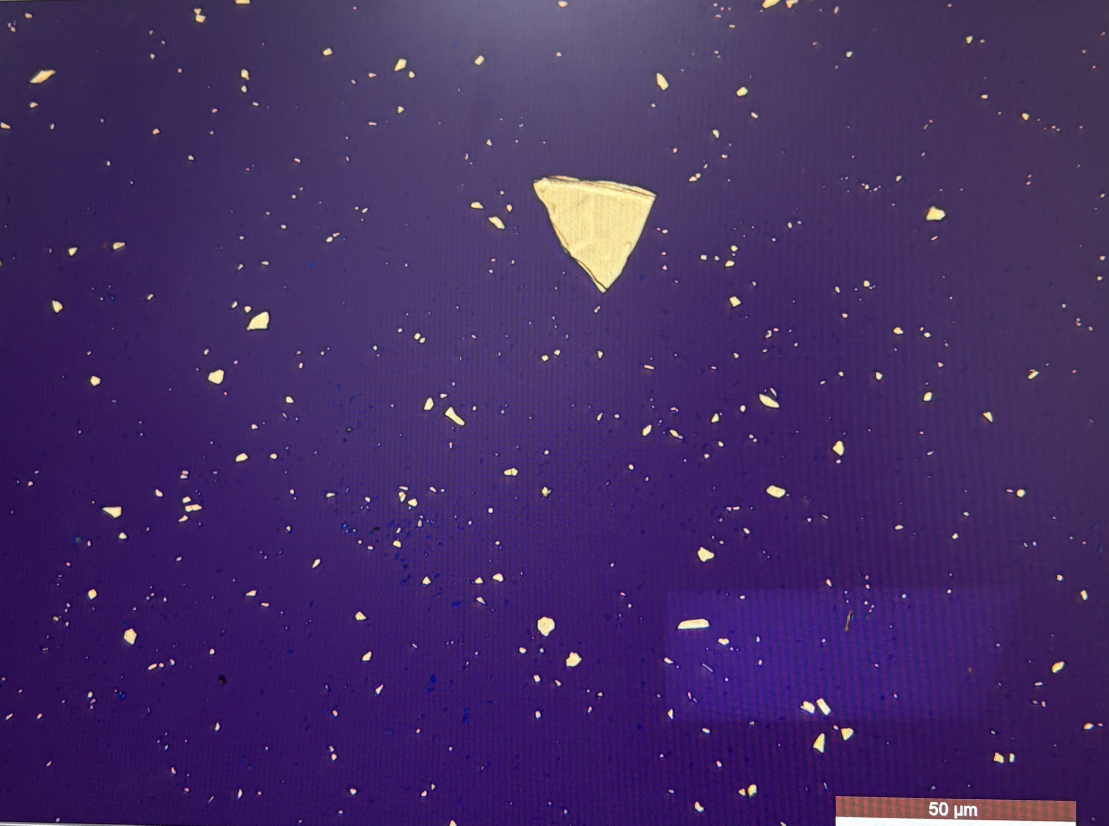
#> input picture IMG_0327.jpeg, 3327 x 2476 px (shown at 1/3 size)
$ python flake_analyzer.py IMG_0327.jpeg
#> lines starting #> are read from the running program, lines starting #| are printed output that depends on the picture; after the words box and inside, x2 and y2 are one past the last pixel; in counts of white or black regions, pixels touching at a corner belong together
#!/usr/bin/env python3
"""
FlakeLocator Pro - Automated Substrate Flake Coordinate & Sizing Engine

A command-line script leveraging OpenCV, NumPy, and Pandas to automate
the localization, oriented bounding, and physical dimension calculation
of 2D flakes from microscopic images, tailored for maskless photolithography.
"""

import os
import sys
import argparse
import cv2
import numpy as np
import pandas as pd


# Calibration state variables
origin_px = (0, 0)
origin_set = False
scale_ratio = 1.0 # px / um
scale_line_start = None
scale_line_end = None
drawing_scale = False
temp_img = None
calib_window_name = "Calibration: Double-Click Origin | Drag Scale Line | Enter to Finish"
pending_scale_dist_px = None  # Set by mouse callback; consumed by run_calibration loop

def calib_mouse_callback(event, x, y, flags, param):
    global origin_px, origin_set, scale_line_start, scale_line_end, drawing_scale, temp_img, pending_scale_dist_px

    img_disp = temp_img.copy()
    h, w = img_disp.shape[:2]

    # 1. Double Click sets Origin (0,0)
    if event == cv2.EVENT_LBUTTONDBLCLK:
        origin_px = (x, y)
        origin_set = True
        print(f"[Calibration] Origin (0,0) set at pixel coordinates: ({x}, {y})")

    # 2. Left click down starts Scale line
    elif event == cv2.EVENT_LBUTTONDOWN:
        scale_line_start = (x, y)
        drawing_scale = True

    # 3. Mouse move draws guidance line
    elif event == cv2.EVENT_MOUSEMOVE and drawing_scale:
        scale_line_end = (x, y)

    # 4. Left click up ends Scale line
    elif event == cv2.EVENT_LBUTTONUP and drawing_scale:
        scale_line_end = (x, y)
        drawing_scale = False
        dx = scale_line_end[0] - scale_line_start[0]
        dy = scale_line_end[1] - scale_line_start[1]
        dist_px = np.sqrt(dx**2 + dy**2)
        print(f"[Calibration] Drawn scale line length: {dist_px:.2f} pixels.")
        # Bug fix #3 & #4: guard against zero-length drag and move input() out of
        # the mouse callback to avoid blocking the OpenCV GUI event loop.
        if dist_px > 5:
            pending_scale_dist_px = dist_px
        else:
            print("[Calibration] Line too short — please drag a longer line to calibrate.")
            scale_line_start = None
            scale_line_end = None

    # Redraw guides
    if origin_set:
        cv2.circle(img_disp, origin_px, 15, (212, 182, 6), 3) # Cyan Circle (BGR)
        cv2.line(img_disp, (origin_px[0]-30, origin_px[1]), (origin_px[0]+30, origin_px[1]), (212, 182, 6), 1)
        cv2.line(img_disp, (origin_px[0], origin_px[1]-30), (origin_px[0], origin_px[1]+30), (212, 182, 6), 1)
        cv2.putText(img_disp, "ORIGIN (0,0)", (origin_px[0]+20, origin_px[1]-10),
                    cv2.FONT_HERSHEY_SIMPLEX, 0.7, (212, 182, 6), 2)

    if scale_line_start and scale_line_end:
        cv2.line(img_disp, scale_line_start, scale_line_end, (129, 185, 16), 3) # Green line
        cv2.circle(img_disp, scale_line_start, 4, (129, 185, 16), -1)
        cv2.circle(img_disp, scale_line_end, 4, (129, 185, 16), -1)
        dx = scale_line_end[0] - scale_line_start[0]
        dy = scale_line_end[1] - scale_line_start[1]
        dist_px = np.sqrt(dx**2 + dy**2)
        cv2.putText(img_disp, f"{dist_px:.1f} px", (scale_line_end[0]+10, scale_line_end[1]+10),
                    cv2.FONT_HERSHEY_SIMPLEX, 0.6, (129, 185, 16), 2)

    # Display UI guides text
    cv2.putText(img_disp, "Double-Click: Set Origin | Drag Line: Calibrate Scale", (20, 30),
                cv2.FONT_HERSHEY_SIMPLEX, 0.7, (255, 255, 255), 2)
    cv2.putText(img_disp, "Press [ENTER] or [q] in this window to complete calibration", (20, 60),
                cv2.FONT_HERSHEY_SIMPLEX, 0.6, (0, 165, 255), 2)

    cv2.imshow(calib_window_name, img_disp)

def run_calibration(img):
    global temp_img, origin_px, pending_scale_dist_px, scale_ratio, scale_line_start, scale_line_end
    temp_img = img.copy()

    # Preset default origin to image center
    h, w = img.shape[:2]
    origin_px = (w // 2, h // 2)

    cv2.namedWindow(calib_window_name, cv2.WINDOW_NORMAL)
    cv2.resizeWindow(calib_window_name, 1200, 800)
    cv2.setMouseCallback(calib_window_name, calib_mouse_callback)

    # Trigger mouse callback once to render default text
    calib_mouse_callback(cv2.EVENT_MOUSEMOVE, 0, 0, 0, None)

    while True:
        key = cv2.waitKey(20) & 0xFF
        if key == 13 or key == ord('q'): # Enter or Q
            break

        # Bug fix #4: handle scale input here (outside callback) so the GUI never freezes.
        if pending_scale_dist_px is not None:
            dist_px = pending_scale_dist_px
            pending_scale_dist_px = None
            val_str = input(f"Enter the real physical distance for these {dist_px:.1f} pixels in micrometers (µm): ")
            try:
                val_um = float(val_str)
                if val_um > 0:
                    scale_ratio = dist_px / val_um
                    print(f"[Calibration] Scale set: {scale_ratio:.4f} pixels/µm")
                else:
                    print("[Calibration] Distance must be positive. Drag the line again to retry.")
                    scale_line_start = None
                    scale_line_end = None
            except ValueError:
                print("[Calibration] Invalid entry. Drag the line again to retry.")
                scale_line_start = None
                scale_line_end = None
            # Refresh the calibration window display
            calib_mouse_callback(cv2.EVENT_MOUSEMOVE, 0, 0, 0, None)

    cv2.destroyWindow(calib_window_name)

def analyze_flakes(img, thresh_val, min_area, max_area, y_axis_inverted=True,
                   color_mode='grayscale', color_sensitivity=30):
    """
    Detect and measure flakes in a microscopy image.

    color_mode:
        'grayscale'  — original luminance threshold (THRESH_BINARY_INV).
                       Works best for yellow/golden flakes on dark SiO2 substrates.
        'color-dist' — per-pixel RGB Euclidean distance from auto-sampled substrate
                       background.  Works for any flake color (blue, green, violet, etc.).
    color_sensitivity:
        Minimum RGB distance from the background to count a pixel as a flake (color-dist mode).
    """
    h, w = img.shape[:2]

    # 1. Image preprocessing
    gray = cv2.cvtColor(img, cv2.COLOR_BGR2GRAY)
    blurred = cv2.GaussianBlur(gray, (5, 5), 0)

    if color_mode == 'color-dist':
        # Auto-sample the substrate background from a thin border strip around the image.
        border = max(10, min(h, w) // 20)
        border_mask = np.zeros((h, w), dtype=bool)
        border_mask[:border, :] = True
        border_mask[-border:, :] = True
        border_mask[:, :border] = True
        border_mask[:, -border:] = True
        bg_pixels = img[border_mask]                         # shape (N, 3) in BGR
        bg_color = np.median(bg_pixels, axis=0).astype(np.float32)  # robust median

        # Per-pixel RGB distance from background
        img_f = img.astype(np.float32)
        diff = img_f - bg_color
        color_dist_map = np.sqrt(np.sum(diff ** 2, axis=2))

        # Pixels whose color differs enough from the background are potential flakes
        binary_raw = (color_dist_map >= color_sensitivity).astype(np.uint8) * 255

        # Blur artefacts: apply a small open to remove isolated noise pixels
        binary = binary_raw
    else:
        # Thresholding to binary (fixed slider threshold, inverted for bright-on-dark)
        _, binary = cv2.threshold(blurred, thresh_val, 255, cv2.THRESH_BINARY_INV)

    # Morphological cleaning to strip dust noise
    kernel = cv2.getStructuringElement(cv2.MORPH_RECT, (3, 3))
    binary_cleaned = cv2.morphologyEx(binary, cv2.MORPH_OPEN, kernel, iterations=1)
    binary_cleaned = cv2.morphologyEx(binary_cleaned, cv2.MORPH_CLOSE, kernel, iterations=1)

    # 2. Extract boundaries
    contours, _ = cv2.findContours(binary_cleaned, cv2.RETR_EXTERNAL, cv2.CHAIN_APPROX_SIMPLE)

    flake_records = []
    output_overlay = img.copy()

    flake_idx = 1
    for i, cnt in enumerate(contours):
        area_px = cv2.contourArea(cnt)
        if min_area <= area_px <= max_area:
            # Centroid calculations
            M = cv2.moments(cnt)
            if M["m00"] < 0.1:
                continue
            cx = M["m10"] / M["m00"]
            cy = M["m01"] / M["m00"]

            # Oriented Bounding Box using Rotating Calipers minAreaRect
            rect = cv2.minAreaRect(cnt)
            box = cv2.boxPoints(rect)
            box = np.int32(box)

            # Dimensions extraction
            (x_c, y_c), (width_px, length_px), angle = rect

            # Physical metrics conversion
            width_um = min(width_px, length_px) / scale_ratio
            length_um = max(width_px, length_px) / scale_ratio
            area_um = area_px / (scale_ratio**2)
            aspect_ratio = length_um / width_um

            # Relative physical coordinates relative to calibrated origin
            dx = (cx - origin_px[0]) / scale_ratio
            dy = (cy - origin_px[1]) / scale_ratio

            x_um = dx
            y_um = -dy if y_axis_inverted else dy # Standard Cartesian Y increases up

            # Save metrics
            flake_records.append({
                "FlakeID": f"flake_{flake_idx:03d}",
                "Name": f"{flake_idx}",
                "Centroid_X_um": round(x_um, 3),
                "Centroid_Y_um": round(y_um, 3),
                "Length_um": round(length_um, 2),
                "Width_um": round(width_um, 2),
                "AspectRatio": round(aspect_ratio, 2),
                "Area_um2": round(area_um, 1),
                "Orientation_deg": round(angle, 1)
            })

            # Draw boundary shape contours on diagnostic image
            color = (129, 185, 16) # Emerald Green (BGR)
            cv2.drawContours(output_overlay, [box], 0, (0, 255, 255), 1) # Yellow Oriented Box
            cv2.drawContours(output_overlay, [cnt], -1, color, 2) # Green Contour

            # Centroid mark
            cv2.circle(output_overlay, (int(cx), int(cy)), 4, (0, 0, 255), -1)

            # Label index
            cv2.putText(output_overlay, f"#{flake_idx}", (int(cx)+8, int(cy)-8),
                        cv2.FONT_HERSHEY_SIMPLEX, 0.5, (255, 255, 255), 2)

            flake_idx += 1

    return flake_records, output_overlay, binary_cleaned

# [61 lines left out: function launch_web_server, not called in this run]

def main():
    parser = argparse.ArgumentParser(description="FlakeLocator Pro micro-imaging automation engine.")
    parser.add_argument("image_path", nargs="?", default=None, help="Path to substrate microscopic image (e.g. IMG_0327.jpeg)")
    parser.add_argument("--thresh", type=int, default=120, help="Initial contrast threshold (0-255)")
    parser.add_argument("--min-area", type=int, default=100, help="Minimum flake size in pixels")
    parser.add_argument("--max-area", type=int, default=500000, help="Maximum flake size in pixels")
    parser.add_argument("--axis-y", choices=["cartesian", "image"], default="cartesian",
                        help="Y-axis coordinate convention (Cartesian: Y increases upwards)")
    parser.add_argument("--color-mode", choices=["grayscale", "color-dist"], default="grayscale",
                        help="Detection strategy: 'grayscale' (default, best for yellow/golden flakes) "
                             "or 'color-dist' (RGB distance from substrate — detects any flake color)")
    parser.add_argument("--color-sensitivity", type=int, default=30,
                        help="Minimum RGB distance from background to count as a flake (color-dist mode, default: 30)")


    args = parser.parse_args()

    if args.image_path is None:
        launch_web_server()
        return

    if not os.path.exists(args.image_path):
        print(f"Error: Target image file not found at '{args.image_path}'")
        sys.exit(1)

    print(f"Reading target image: {args.image_path}")
    img = cv2.imread(args.image_path)
#> img is the input picture: shape (2476, 3327, 3); mean B, G, R 101.5, 44.2, 67.9
    if img is None:
        print("Error: Could not decode target microscopic image.")
        sys.exit(1)

    h, w = img.shape[:2]
#> h = 2476; w = 3327
    print(f"Loaded image resolution: {w} x {h} pixels.")
#| Loaded image resolution: 3327 x 2476 pixels.

    # 1. Run interactive calibration window
    print("\n--- Calibration Phase ---")
    print("1. Double click anywhere to set the substrate ORIGIN (0,0).")
    print("2. Left-click & drag a line directly over your microscopic scale bar to calibrate px/µm.")
    print("3. When complete, click inside the calibration window and press 'ENTER' or 'q'.\n")
    run_calibration(img)
#> (key q is pressed here)

    print("\nCalibration finished.")
    print(f"Current pixels/µm ratio: {scale_ratio:.4f}")
    print(f"Substrate Origin (0,0) pixels coordinate: {origin_px}")
#| Substrate Origin (0,0) pixels coordinate: (1663, 1238)

    y_axis_inverted = (args.axis_y == "cartesian")
    records = []
    overlay = None

    print(f"\nDetection method : threshold  "
          f"(color_mode={args.color_mode}"
          + (f", sensitivity={args.color_sensitivity}" if args.color_mode == 'color-dist' else "")
          + ")")

    slider_window_name = "Adjust Parameters & Press ENTER"
    cv2.namedWindow(slider_window_name, cv2.WINDOW_NORMAL)
    cv2.resizeWindow(slider_window_name, 1200, 800)

    cv2.createTrackbar("Threshold", slider_window_name, args.thresh, 255, lambda x: None)
    cv2.createTrackbar("Min Area",  slider_window_name, args.min_area, 10000, lambda x: None)

    print("\n--- Fine-tuning Segmentation ---")
    print("Adjust the sliders in the window to perfectly isolate your flakes.")
    print("Press [ENTER] or [q] when done to write data and generate CSV reports.")

    while True:
        th    = cv2.getTrackbarPos("Threshold", slider_window_name)
        min_a = cv2.getTrackbarPos("Min Area",  slider_window_name)

        records, overlay, binary_mask = analyze_flakes(
            img, th, min_a, args.max_area, y_axis_inverted,
            color_mode=args.color_mode, color_sensitivity=args.color_sensitivity
        )
#> in analyze_flakes, `gray = cv2.cvtColor(img, cv2.COLOR_BGR2GRAY)`:
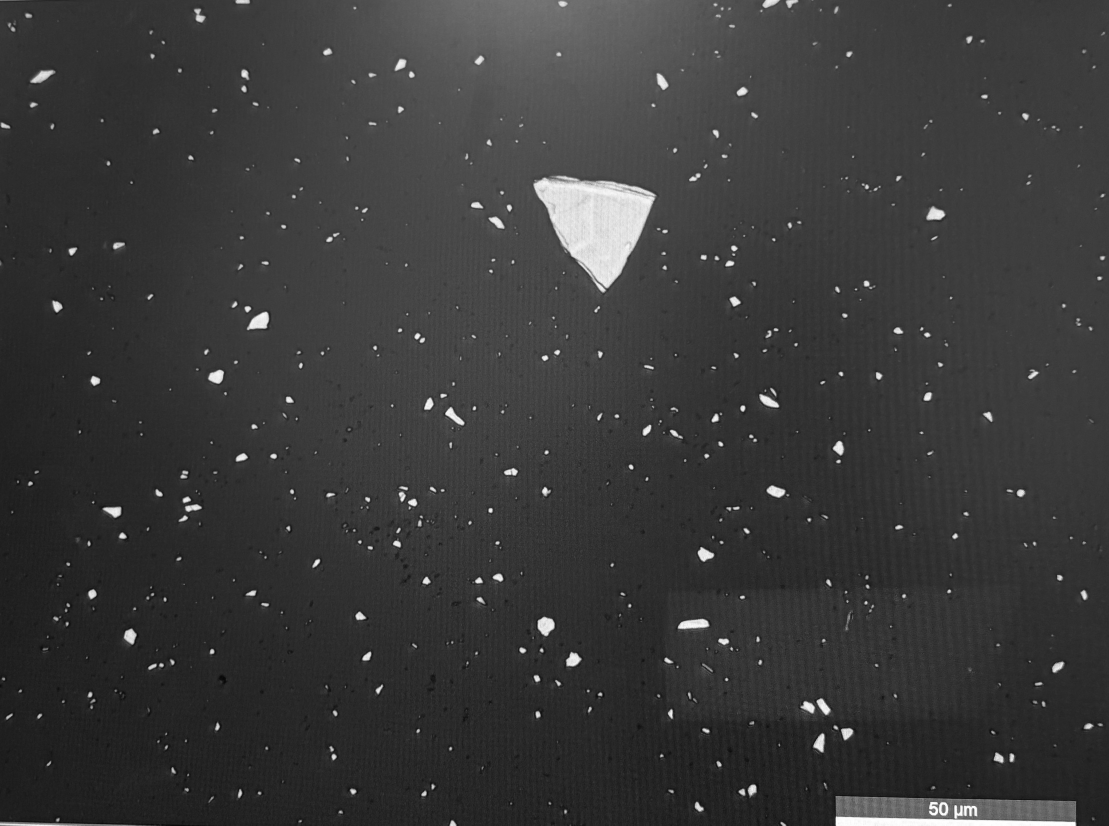
#> gray: shape (2476, 3327) (shown at 1/3 size); min 5, max 255, mean 57.8
#> in analyze_flakes, `_, binary = cv2.threshold(blurred, thresh_val, 255, cv2.THRESH_BINARY_..`:
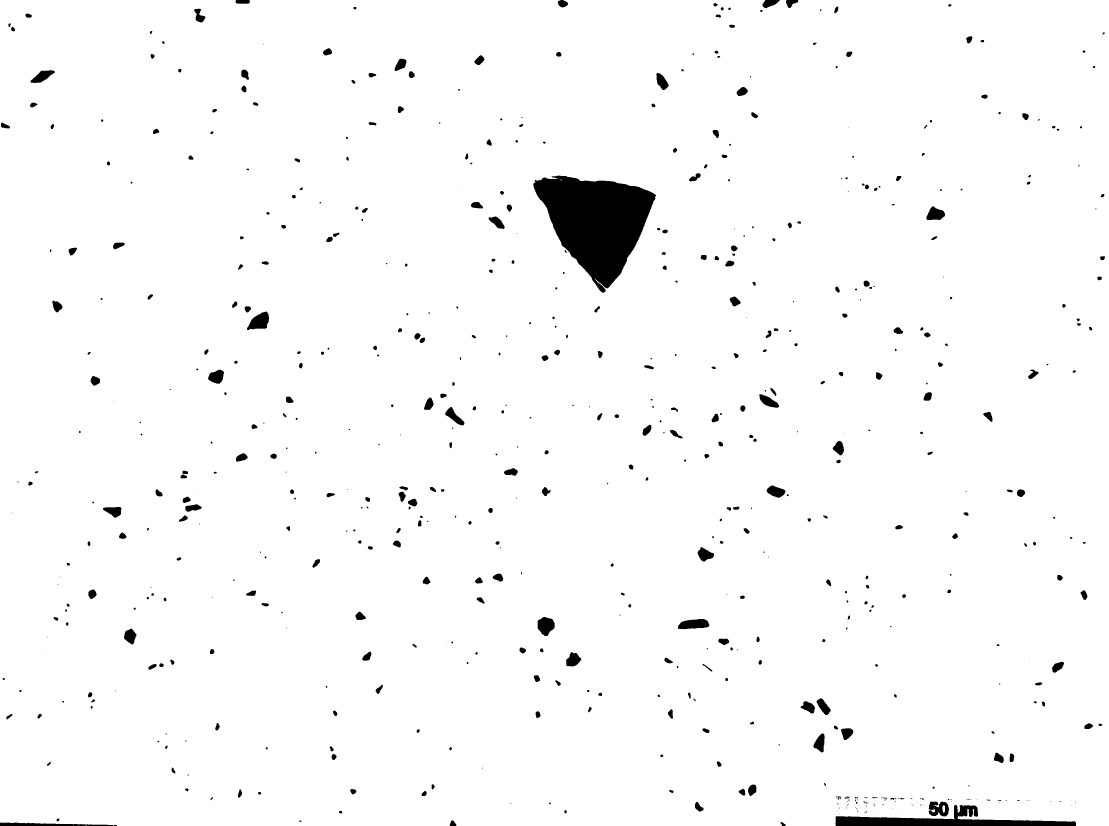
#> binary: shape (2476, 3327) (shown at 1/3 size); 97.8% white; 646 black regions (181 under 20 px), largest, box (x1, y1, x2, y2) and area: (1600, 527, 1968, 878) 73678, (2506, 2415, 3228, 2476) 15723, (741, 935, 807, 990) 2332
#> in analyze_flakes, `binary_cleaned = cv2.morphologyEx(binary, cv2.MORPH_OPEN, kernel, iter..`: binary_cleaned: shape (2476, 3327); 97.8% white; 617 black regions (150 under 20 px), largest, box (x1, y1, x2, y2) and area: (1600, 527, 1968, 878) 73797, (2506, 2415, 3228, 2476) 15765, (741, 935, 807, 990) 2332
#> in analyze_flakes, `binary_cleaned = cv2.morphologyEx(binary_cleaned, cv2.MORPH_CLOSE, ker..`: binary_cleaned: shape (2476, 3327); 97.8% white; 504 black regions (60 under 20 px)
#> in analyze_flakes, `contours, _ = cv2.findContours(binary_cleaned, cv2.RETR_EXTERNAL, cv2...`: contours = 2 contours; box (x1, y1, x2, y2) and area: (0, 0, 3327, 2476) 8211694, (2918, 2428, 2922, 2439) 23
#> the loop in analyze_flakes, `for i, cnt in enumerate(contours):` made 2 passes
#> area_px on passes 1 to 2: 23, 8211694
#> after the loop in analyze_flakes, `for i, cnt in enumerate(contours):`: flake_idx = 1; flake_records = []
#> records = []

        mask_3ch = cv2.cvtColor(binary_mask, cv2.COLOR_GRAY2BGR)
#> mask_3ch: shape (2476, 3327, 3); 97.8% white; 504 black regions (60 under 20 px), largest, box (x1, y1, x2, y2) and area: (1600, 527, 1968, 878) 73791, (2506, 2415, 3228, 2476) 15756, (741, 935, 807, 990) 2332
        combined = np.hstack((overlay, mask_3ch))
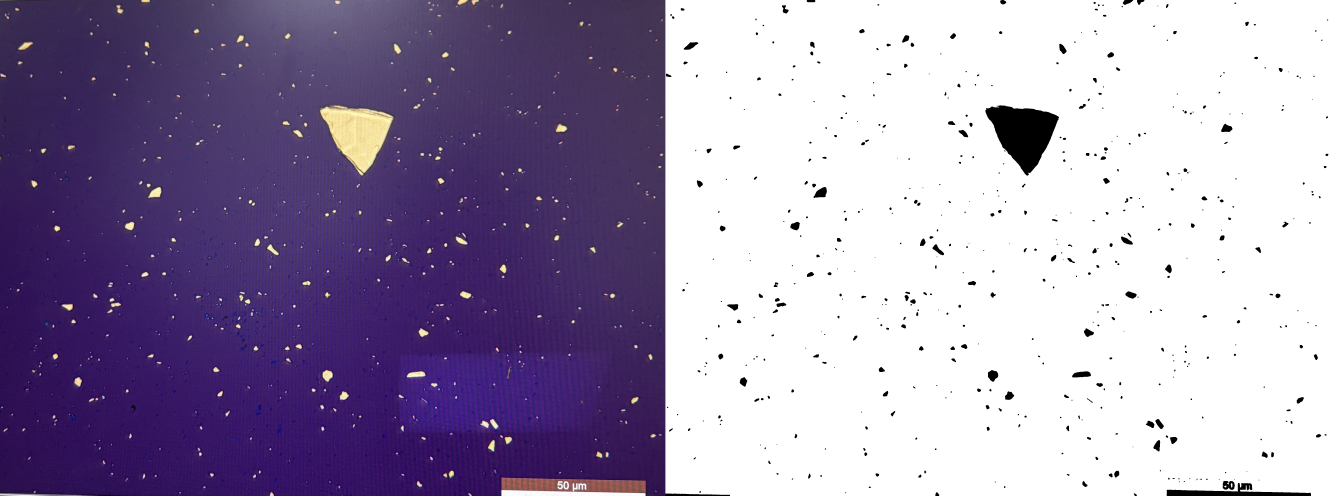
#> combined: shape (2476, 6654, 3) (shown at 1/5 size); mean B, G, R 175.4, 146.8, 158.6
        cv2.putText(combined,
                    f"Detected Flakes: {len(records)} | Threshold: {th} | Min Area: {min_a}",
                    (20, 40), cv2.FONT_HERSHEY_SIMPLEX, 0.8, (0, 255, 0), 2)
        cv2.imshow(slider_window_name, combined)

        key = cv2.waitKey(50) & 0xFF
#> (key q is pressed here)
        if key == 13 or key == ord('q'):
            break

    cv2.destroyAllWindows()

    # 3. Export data & summary report
    if len(records) == 0:
        print("\nNo flakes matched the filter sizes. No data was exported.")
        sys.exit(0)
#> (the program exits here)
